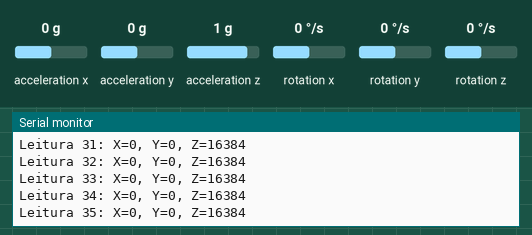
The sketch below on a simulated Arduino Uno, built with avr-gcc and run on an emulated ATmega328P. On the bench: the last lines printed to the serial monitor. The inputs (shaded band) are chosen by the test bench; at power-on: acceleration z 1 g, acceleration x 0 g, acceleration y 0 g, rotation x 0 °/s, rotation y 0 °/s, rotation z 0 °/s.

Above: at 2.3 s.
2.4 s: acceleration z set to 0 g
At 5.0 s:
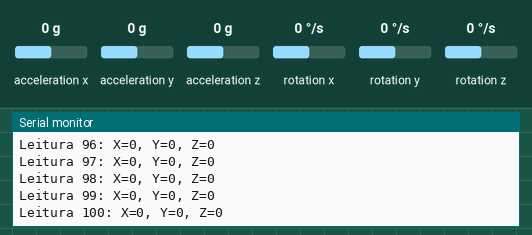
5.4 s: acceleration x set to -1.4 g
At 6.0 s:
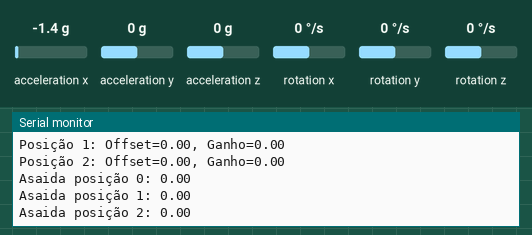
6.9 s: acceleration y set to -1.4 g
At 7.4 s:
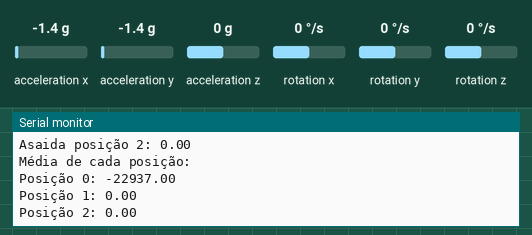
9.9 s: acceleration z set to -1.4 g
At 12.6 s:
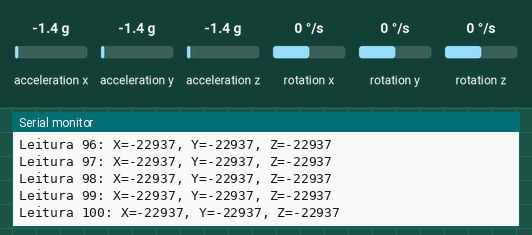
12.9 s: acceleration x set to 0 g
At 12.96 s:
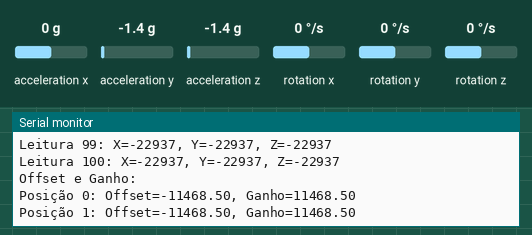
15.9 s: acceleration y set to 0.8 g
At 19.7 s:
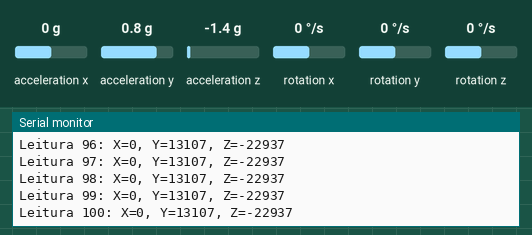
Timing chart, 0 to 19.9 s (numbered marks = the images above; inputs shaded):
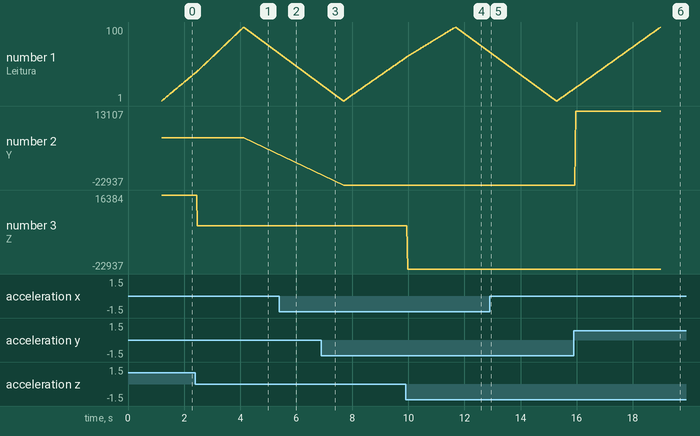

Measured:
- plotted number 1: 100 → 17 after the input at 12.9 s

The sketch:

calibracao_pc2.ino
```cpp
#include <Wire.h>
#include <MPU6050.h>

#define SAMPLES 100 // Número de leituras para cada posição

MPU6050 mpu;

void setup() {
  Serial.begin(9600);

  Wire.begin();
  mpu.initialize();

  // Realiza a calibração do acelerômetro
  calibrateAccelerometer();
}

void loop() {
  // Realiza as leituras das posições
  for (int i = 0; i < SAMPLES; i++) {
    // Leitura do acelerômetro
    int16_t ax, ay, az;
    mpu.getAcceleration(&ax, &ay, &az);

    // Imprime as posições X, Y e Z
    Serial.print("Leitura ");
    Serial.print(i+1);
    Serial.print(": X=");
    Serial.print(ax);
    Serial.print(", Y=");
    Serial.print(ay);
    Serial.print(", Z=");
    Serial.println(az);

    delay(10); // Intervalo entre as leituras
  }

  // Calcula o offset e o ganho para cada eixo
  float offset[3];
  float gain[3];

  calculateOffsetAndGain(offset, gain);

  // Imprime os valores de offset e ganho
  Serial.println("Offset e Ganho:");
  for (int i = 0; i < 3; i++) {
    Serial.print("Posição ");
    Serial.print(i);
    Serial.print(": Offset=");
    Serial.print(offset[i]);
    Serial.print(", Ganho=");
    Serial.println(gain[i]);
  }

  // Calcula e imprime o valor de Asaida
  float Aref = 1.0; // Valor de referência
  float Asaida[3];
  for (int i = 0; i < 3; i++) {
    Asaida[i] = (gain[i] * Aref) + offset[i];
    Serial.print("Asaida posição ");
    Serial.print(i);
    Serial.print(": ");
    Serial.println(Asaida[i]);
  }

  // Calcula e imprime o valor da média de cada posição
  float positionAverage[3];
  calculatePositionAverage(positionAverage);

  Serial.println("Média de cada posição:");
  for (int i = 0; i < 3; i++) {
    Serial.print("Posição ");
    Serial.print(i);
    Serial.print(": ");
    Serial.println(positionAverage[i]);
  }

  // Aguarda 1 segundo antes de iniciar a próxima leitura
  delay(1000);
}

void calibrateAccelerometer() {
  // Realiza 100 leituras para calibrar o acelerômetro
  for (int i = 0; i < 100; i++) {
    int16_t ax, ay, az;
    mpu.getAcceleration(&ax, &ay, &az);

    delay(10); // Intervalo entre as leituras
  }
}

void calculateOffsetAndGain(float* offset, float* gain) {
  // Realiza as leituras das médias das leituras positivas e negativas
  float avg_pos[3] = {0.0f}; // Vetor para armazenar as médias das leituras positivas
  float avg_neg[3] = {0.0f}; // Vetor para armazenar as médias das leituras negativas

  for (int i = 0; i < SAMPLES; i++) {
    // Leitura do acelerômetro
    int16_t ax, ay, az;
    mpu.getAcceleration(&ax, &ay, &az);

    // Soma as leituras positivas e negativas separadamente
    avg_pos[0] += ax > 0 ? ax : 0;
    avg_pos[1] += ay > 0 ? ay : 0;
    avg_pos[2] += az > 0 ? az : 0;
    avg_neg[0] += ax < 0 ? ax : 0;
    avg_neg[1] += ay < 0 ? ay : 0;
    avg_neg[2] += az < 0 ? az : 0;

    delay(10); // Intervalo entre as leituras
  }

  // Calcula as médias das leituras positivas e negativas
  for (int i = 0; i < 3; i++) {
    avg_pos[i] /= SAMPLES;
    avg_neg[i] /= SAMPLES;
  }

  // Calcula o offset e o ganho para cada eixo
  for (int i = 0; i < 3; i++) {
    offset[i] = (avg_pos[i] + avg_neg[i]) / 2;
    gain[i] = (avg_pos[i] - avg_neg[i]) / 2;
  }
}

void calculatePositionAverage(float* positionAverage) {
  // Vetores para armazenar as leituras das posições
  int16_t ax[SAMPLES], ay[SAMPLES], az[SAMPLES];

  // Realiza as leituras das posições
  for (int i = 0; i < SAMPLES; i++) {
    mpu.getAcceleration(&ax[i], &ay[i], &az[i]);
    delay(10); // Intervalo entre as leituras
  }

  // Calcula a média de cada posição
  for (int i = 0; i < 3; i++) {
    float sum = 0.0f;
    for (int j = 0; j < SAMPLES; j++) {
      switch (i) {
        case 0: sum += ax[j]; break; // Posição X
        case 1: sum += ay[j]; break; // Posição Y
        case 2: sum += az[j]; break; // Posição Z
      }
    }
    positionAverage[i] = sum / SAMPLES;
  }
}
```
